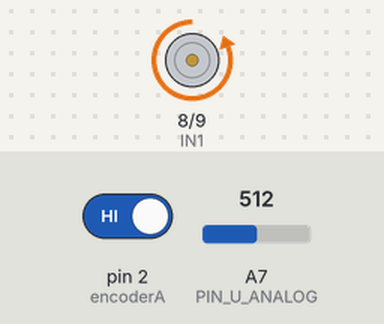
This sketch was run on a simulated Arduino Mega 2560, built with avr-gcc and run on an emulated ATmega2560. On the bench: motor-driver pin pairs drawn as motors (green arrow = first pin HIGH = forward, orange = second pin HIGH = backward, longer = more drive, scaled by the enable pin). The inputs (shaded band) are chosen by the test bench; at power-on: A7 (PIN_U_ANALOG) = 512, pin 2 (encoderA) HIGH. What the sketch prints to the serial monitor is not drawn.

Above: at 1.2 s.
1.3 s: A7 (PIN_U_ANALOG) set to 716
At 2.4 s:
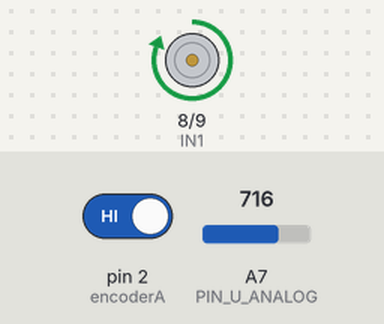
2.8 s: A7 (PIN_U_ANALOG) set to 511
At 3.1 s:
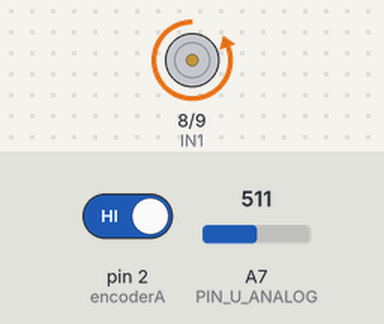
4.3 s: A7 (PIN_U_ANALOG) set to 900
At 5.1 s:
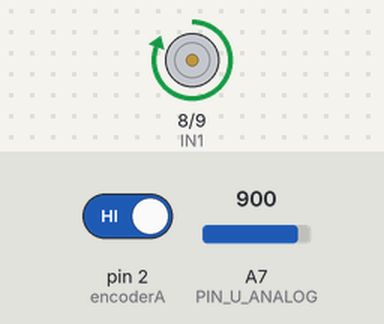
5.8 s: A7 (PIN_U_ANALOG) set to 306
At 6.1 s:
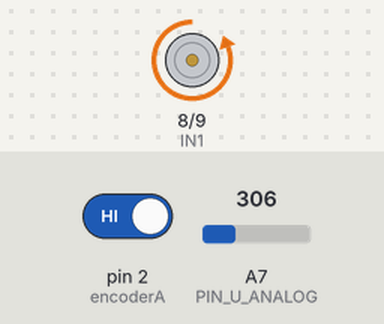
Timing chart, 0 to 8.3 s (numbered marks = the images above; inputs shaded):
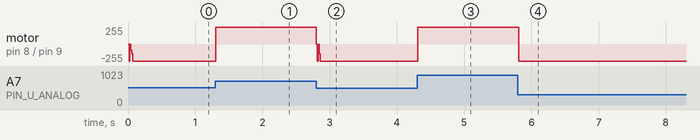

The sketch:

retroalimentacion_estados_seguidor.ino
```cpp
// =============================================================================
// Controlador por Realimentación de Estados con Integrador y Estimador Actual
// Microcontrolador: Arduino Mega 2560
//  - Timer1 (CTC) dispara la ISR cada T:
//      1) Lee e[k] desde A7 (error acondicionado) y y[k] desde el encoder
//      2) Calcula estimador actual x_est[k] usando y[k]
//      3) Calcula estado integral v[k] = v[k-1] + e[k]
//      4) Calcula u[k], satura y aplica PWM (ZOH)
//      5) Actualiza variables [k-1] = [k]
//  - loop(): únicamente salida continua del DAC (velocidad acondicionada)
// =============================================================================
#include "Wire.h"
#include "Adafruit_MCP4725.h"

Adafruit_MCP4725 dac;

// ---------------- Configuración de Tiempo ----------------
float T = 0.014;                      // Periodo de muestreo [s] (igual al de MATLAB)


// ---------------- Ganancias del Controlador y Estimador Actual (MATLAB) ---------
const float K1   = 3.4377;            // Ganancia integral (K1)
const float K2_1 = 4.6523;            // Realimentación estado 1 (K2(1))
const float K2_2 = 0.0071;            // Realimentación estado 2 (K2(2))

// Matrices precalculadas del estimador actual:
// x_est[k] = (G - L*C*G)*x_est[k-1] + (H - L*C*H)*u[k-1] + L*y[k]
// x_est[k] = Ae*x_est[k-1] + Be*u[k-1] + L*y[k]
float Ae11 = 0.0, Ae12 = 0.0, Ae21 = -0.1460, Ae22 = 0;
float Be1  = 0.0, Be2  = 10.9952;
const float L1   = 1;            // Ganancia estimador actual L(1)
const float L2   = -10.1051;            // Ganancia estimador actual L(2)

// ---------------- Variables de Estado (solo se usan dentro de la ISR) ----------
float x1_est_k = 0.0, x1_est_k_1 = 0.0;
float x2_est_k = 0.0, x2_est_k_1 = 0.0;
float v_k      = 0.0, v_k_1      = 0.0;
float u_k      = 0.0, u_k_1      = 0.0;
float y_k      = 0.0, y_k_1      = 0.0;
float e_k      = 0.0;

// ---------------- Pines ----------------
const int PIN_U_ANALOG = A7;          // Entrada del error acondicionado eac(t)
const int IN1 = 8;
const int IN2 = 9;
const int ENA = 10;
const int encoderA = 2;
const int encoderB = 3;

// ---------------- Parámetros del Sistema ----------------
const float V_MAX = 12.0;
const int PPR = 509.9;

volatile unsigned long tiempoAnteriorA = 0;
volatile bool primerFlanco = true;
volatile float rad_seg = 0.0;
volatile unsigned long ultimoFlancoTiempo = 0;

// ---------------- Telemetría (comentada en loop) ----------------
const uint8_t IMPRIMIR_CADA = 1;
volatile uint32_t kMuestra = 0;
volatile uint32_t telem_k = 0;
volatile float telem_e  = 0.0;
volatile float telem_y  = 0.0;
volatile float telem_u  = 0.0;
volatile float telem_x1 = 0.0;
volatile float telem_x2 = 0.0;
volatile bool nuevaMuestra = false;
volatile uint8_t contMuestras = 0;

void flancoA();

int calcularPWM_Experimental(float Voltaje) {
  if (fabs(Voltaje) < 2.18) return 0;
  float PWM = -374274.5 + Voltaje * (222018.6 + Voltaje * (-52479.65 + Voltaje * (6181.513 + Voltaje * (-362.9321 + Voltaje * 8.500599))));
  int pwm_out = constrain((int)PWM, 0, 255);
  return (pwm_out < 40) ? 0 : pwm_out;
}

float calcularVoltaje_Velocidad(float Velocidad) {
  if (fabs(Velocidad) < 2.26) return 0.0;
  float signo = (Velocidad >= 0.0) ? 1.0 : -1.0;
  float Voltaje = signo * ((0.9948340 * fabs(Velocidad)) - 0.3015020);
  return constrain(Voltaje, -V_MAX, V_MAX);
}


// Configura Timer1 para el periodo deseado e inicializa variables en cero
void configurarTimer1(float T_deseado) {
  const uint16_t presc[] = {8, 64, 256, 1024};
  const uint8_t  bits[]  = {(1 << CS11),
                            (1 << CS11) | (1 << CS10),
                            (1 << CS12),
                            (1 << CS12) | (1 << CS10)};

  uint8_t i;
  float ticks = 0;
  for (i = 0; i < 4; i++) {
    ticks = T_deseado * 16000000.0 / presc[i];
    if (ticks <= 65536.0) break;
  }
  if (i == 4) { i = 3; ticks = 65536.0; }

  uint16_t ocr = (uint16_t)(ticks + 0.5) - 1;

  noInterrupts();
  TIMSK1 &= ~(1 << OCIE1A);
  T = (ocr + 1.0) * presc[i] / 16000000.0;
  TCCR1A = 0;
  TCCR1B = (1 << WGM12) | bits[i];
  OCR1A  = ocr;
  TCNT1  = 0;

  // Inicializar TODAS las variables en CERO
  x1_est_k = x1_est_k_1 = 0.0;
  x2_est_k = x2_est_k_1 = 0.0;
  v_k      = v_k_1      = 0.0;
  u_k      = u_k_1      = 0.0;
  y_k      = y_k_1      = 0.0;
  e_k      = 0.0;

  kMuestra = 0;
  contMuestras = 0;
  nuevaMuestra = false;

  TIFR1 |= (1 << OCF1A);
  TIMSK1 |= (1 << OCIE1A);
  interrupts();

  Serial.print("T,");
  Serial.println(T, 6);
}

void setup() {
  Serial.begin(115200);
  Wire.begin();
  Wire.setClock(400000);
  if (!dac.begin(0x60)) Serial.println("Error: No se detecto el MCP4725.");

  pinMode(IN1, OUTPUT); pinMode(IN2, OUTPUT); pinMode(ENA, OUTPUT);
  pinMode(PIN_U_ANALOG, INPUT);
  pinMode(encoderA, INPUT_PULLUP); pinMode(encoderB, INPUT_PULLUP);

  attachInterrupt(digitalPinToInterrupt(encoderA), flancoA, RISING);
  configurarTimer1(T);
}

// =========================================================================
// LOOP: únicamente salida continua del DAC (velocidad)
// =========================================================================
void loop() {
  noInterrupts();
  float velocidad_actual = rad_seg;
  interrupts();

  float V_sin_acond = calcularVoltaje_Velocidad(velocidad_actual);            // -10 a 10 V
  float V_acond = constrain(V_sin_acond * 0.25 + 2.5, 0.0, 5.0);              // 0 a 5 V (sale al DAC)

  uint16_t dac_value = (uint16_t)((V_acond / 5.0) * 4095.0);
  dac.setVoltage(dac_value, false);

  // Telemetría: una línea por cada muestra del controlador
  /*if (nuevaMuestra) {
    noInterrupts();
    uint32_t k = telem_k;
    float e  = telem_e;
    float y  = telem_y;
    float u  = telem_u;
    float x1 = telem_x1;
    float x2 = telem_x2;
    nuevaMuestra = false;
    interrupts();

    Serial.print(k);     Serial.print(',');
    Serial.print(e, 3);  Serial.print(',');
    Serial.print(y, 3);  Serial.print(',');
    Serial.print(u, 3);  Serial.print(',');
    Serial.print(x1, 3); Serial.print(',');
    Serial.println(x2, 3);
  }*/
}

// =========================================================================
// ISR DEL TIMER: se ejecuta cada T
// =========================================================================
ISR(TIMER1_COMPA_vect) {
  sei(); // Permite anidar la ISR del encoder

  // 1. Leer e[k] desde A7: eac(t) = e(t)*0.2 + 2.5
  int adc_raw = analogRead(PIN_U_ANALOG);
  float voltaje_pin = adc_raw * (5.0 / 1023.0) - 0.15;
  e_k = (voltaje_pin - 2.5) * 5.0;

  // 2. Verificar timeout del encoder y acceder al último valor medido y[k]
  noInterrupts();
  unsigned long ultimoFlanco = ultimoFlancoTiempo;
  if (micros() - ultimoFlanco > 300000UL) {
    rad_seg = 0.0;
    primerFlanco = true;
  }
  float vel_actual = rad_seg;
  interrupts();

  y_k = calcularVoltaje_Velocidad(vel_actual);

  // 3. Implementar el estimador actual (ecuación desglosada):
  //    x_est[k] = (G - L*C*G)*x_est[k-1] + (H - L*C*H)*u[k-1] + L*y[k]
  x1_est_k = Ae11 * x1_est_k_1 + Ae12 * x2_est_k_1 + Be1 * u_k_1 + L1 * y_k;
  x2_est_k = Ae21 * x1_est_k_1 + Ae22 * x2_est_k_1 + Be2 * u_k_1 + L2 * y_k;

  // 4. Calcular estado del integrador v[k] = v[k-1] + e[k]
  v_k = v_k_1 + e_k;

  // 5. Calcular acción de control u[k] = -K2*x_est[k] + K1*v[k]
  float u_raw = -K2_1 * x1_est_k - K2_2 * x2_est_k + K1 * v_k;

  // 6. Saturar u[k] antes de enviarla al motor (y anti-windup)
  u_k = constrain(u_raw, -V_MAX, V_MAX);
  if (u_k != u_raw) {
    v_k = v_k_1;
  }

  // 7. Enviar u[k] al puente H (retenedor de orden cero)
  int pwm_calculado = calcularPWM_Experimental(abs(u_k));

  if (pwm_calculado == 0) {
    digitalWrite(IN1, LOW);  digitalWrite(IN2, LOW);
  } else if (u_k > 0) {
    digitalWrite(IN1, HIGH); digitalWrite(IN2, LOW);
  } else {
    digitalWrite(IN1, LOW);  digitalWrite(IN2, HIGH);
  }
  analogWrite(ENA, pwm_calculado);

  // 8. Guardar datos para telemetría
  if (++contMuestras >= IMPRIMIR_CADA) {
    contMuestras = 0;
    telem_k  = kMuestra;
    telem_e  = e_k;
    telem_y  = y_k;
    telem_u  = u_k;
    telem_x1 = x1_est_k;
    telem_x2 = x2_est_k;
    nuevaMuestra = true;
  }
  kMuestra++;

  // 9. Actualizar variables para la siguiente iteración [k-1] = [k]
  x1_est_k_1 = x1_est_k;
  x2_est_k_1 = x2_est_k;
  v_k_1      = v_k;
  u_k_1      = u_k;
  y_k_1      = y_k;
}

// =========================================================================
// ISR DEL ENCODER: velocidad en cada flanco
// =========================================================================
void flancoA() {
  unsigned long tiempoActual = micros();
  ultimoFlancoTiempo = tiempoActual;

  if (primerFlanco) {
    tiempoAnteriorA = tiempoActual;
    primerFlanco = false;
    return;
  }

  unsigned long dt = tiempoActual - tiempoAnteriorA;
  tiempoAnteriorA = tiempoActual;
  if (dt == 0) return;

  int sentido = (digitalRead(encoderB) == HIGH) ? 1 : -1;
  rad_seg = sentido * ((2.0f * PI * 1e6f) / ((float)PPR * (float)dt));
}
```

Measured:
- after the input at 1.3 s, motor on pin 8 (IN1) / pin 9 (IN2): backward 255/255 → forward 255/255 at once
- after the input at 2.8 s, motor on pin 8 (IN1) / pin 9 (IN2): forward 255/255 → backward 255/255 at once
- after the input at 4.3 s, motor on pin 8 (IN1) / pin 9 (IN2): backward 255/255 → forward 255/255 at once
- after the input at 5.8 s, motor on pin 8 (IN1) / pin 9 (IN2): forward 255/255 → backward 255/255 at once
